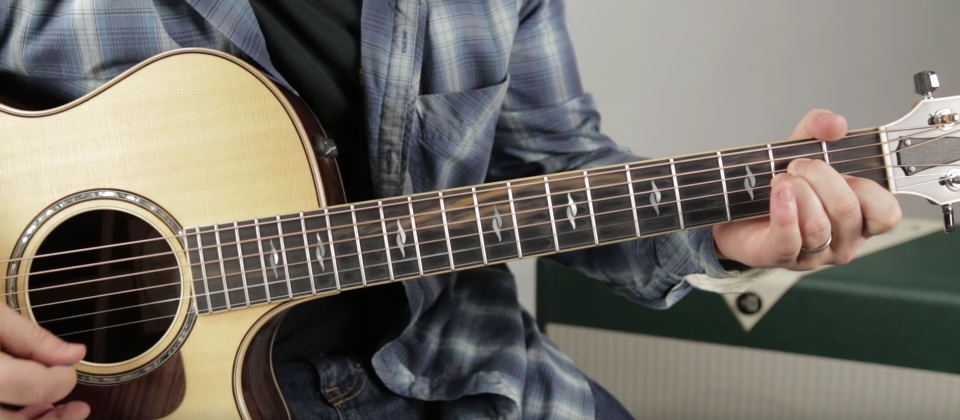
#> input picture guitar-fingering-recognition-master/pictures/chordAm.png, 1919 x 840 px (shown at 1/2 size); the run also reads 1 picture not shown here
$ python grid_detection_tests.py   (older library calls are emulated)
#> lines starting #> are read from the running program, lines starting #| are printed output that depends on the picture
#> the answer given: 1
### guitar-fingering-recognition-master/image.py
import os
import numpy as np
from matplotlib import pyplot as plt
import cv2


class Image:
    """
    This Image object was made at the beginning to simplify the code by packaging every common
    image processing treatment in a single object
    """
    def __init__(self, path=None, img=None):
        directory_path = "pictures"
        filename = "chordAm.png"
        self.image = cv2.imread(f'{directory_path}/{img}')
        if img is None:
            self.image = cv2.imread(os.path.join(directory_path, filename))
        elif path is None:
            self.image = img

        self.gray = cv2.cvtColor(self.image, cv2.COLOR_BGR2GRAY)

    def __str__(self):
        return self.image

    def set_image(self, img):
        self.image = img

    def set_gray(self, grayscale):
        self.gray = grayscale

    # [14 lines left out: functions print_cv2, print_plt, not called in this run]

    def edges_canny(self, min_val=100, max_val=200, aperture=3):
        return cv2.Canny(self.gray, min_val, max_val, aperture)

    def edges_laplacian(self, ksize=3):
        return cv2.Laplacian(self.gray, cv2.CV_8U, ksize)

    def edges_sobelx(self, ksize=3):
        return cv2.Sobel(self.gray, cv2.CV_8U, 1, 0, ksize)

    def edges_sobely(self, ksize=3):
        return cv2.Sobel(self.gray, cv2.CV_8U, 0, 1, ksize)

    def lines_hough_transform(self, edges, min_line_length, max_line_gap, threshold=15):
        lines = cv2.HoughLinesP(edges, 1, np.pi / 180, threshold, min_line_length, max_line_gap)
        return lines

### guitar-fingering-recognition-master/rotate_crop.py
import cv2
import numpy as np
from statistics import median
from math import inf
from image import Image
from functions import threshold, rotate

def rotate_neck_picture(image):
    """
    Rotates the picture so that the neck of the guitar is horizontal.
    Uses Hough transform to detect lines and calculates the median slope to determine the rotation angle.

    :param image: an Image object
    :return rotated_neck_picture: an Image object rotated according to the angle of the median slope detected in the input image
    """
    image_to_rotate = image.image

    edges = image.edges_sobely()
    edges = threshold(edges, 127)

    # Perform Hough Line Transform
    lines = image.lines_hough_transform(edges, 50, 50)  # TODO: Calibrate params automatically
    slopes = []

    # Calculate the slopes of detected lines
    for line in lines:
        for x1, y1, x2, y2 in line:
            try:
                slope = abs((y2 - y1) / (x2 - x1))
                slopes.append(slope)
            except ZeroDivisionError:
                continue

    # Calculate median slope and the rotation angle
    if slopes:
        median_slope = median(slopes)
        angle = np.degrees(np.arctan(median_slope))
        rotated_image = rotate(image_to_rotate, -angle)
    else:
        rotated_image = image_to_rotate

    return Image(img=rotated_image)


def crop_neck_picture(image):
    """
    Crops the picture to focus on the region of interest (i.e., the guitar neck).
    Detects horizontal lines and crops around the densest region.

    :param image: an Image object of the neck (rotated horizontally if necessary)
    :return cropped_neck_picture: an Image object cropped around the neck
    """
    image_to_crop = image.image

    edges = image.edges_sobely()
    edges = threshold(edges, 127)

    # Perform Hough Line Transform
    lines = image.lines_hough_transform(edges, 50, 50)  # TODO: Calibrate params automatically
    y_coords = []

    # Collect all y-coordinates of the detected lines
    for line in lines:
        for x1, y1, x2, y2 in line:
            y_coords.append(y1)
            y_coords.append(y2)

    # Sort y-coordinates and find the densest region
    if y_coords:
        y_sorted = sorted(y_coords)
        y_differences = [y_sorted[i + 1] - y_sorted[i] for i in range(len(y_sorted) - 1)]

        first_y = 0
        last_y = inf

        for i in range(len(y_differences)):
            if y_differences[i] == 0:
                last_y = y_sorted[i + 1]
                if first_y == 0:
                    first_y = y_sorted[i]

        cropped_image = image_to_crop[max(first_y - 10, 0):min(last_y + 10, image_to_crop.shape[0])]
    else:
        cropped_image = image_to_crop

    return Image(img=cropped_image)


# [13 lines left out: function resize_image, not called in this run]


# [2 lines that do not run on import are left out]

### guitar-fingering-recognition-master/functions.py
import cv2


def threshold(img, s):
    I = img
    I[I <= s] = 0
    I[I > s] = 255
    return I


def rotate(image, angle, center=None, scale=1.0):
    (h, w) = image.shape[:2]

    if center is None:
        center = (w / 2, h / 2)

    # Perform the rotation
    M = cv2.getRotationMatrix2D(center, angle, scale)
    rotated = cv2.warpAffine(image, M, (w, h))

    return rotated


# [9 lines left out: function remove_duplicates, not called in this run]

### guitar-fingering-recognition-master/grid_detection.py
from importlib_resources.readers import remove_duplicates
from strings import Strings
from rotate_crop import *
import cv2
import numpy as np
from collections import defaultdict


def string_detection(neck):
    """
    Detecting and separating strings into separate blocks by choosing numerous vertical slices in image
    We then look for a periodical pattern on each slice (ie strings detected), store points in between strings
    and connect them using a regression fitting function to separe each string
    :param neck: An Image object of the picture cropped around the horizontal neck
    :return strings, Image_string: either a string object which is a dict associating each string to a line
    (ie a tuple of points) delimiting the bottom of the string block // or directly an Image object with those
    lines displayed (illustration purpose)
    """
    height = len(neck.image)
    width = len(neck.image[0])
    neck_with_strings = np.zeros((height, width, 3), np.uint8)

    # 1. Detect strings with Hough transform and form an Image based on these
    edges = neck.edges_sobely()
    edges = threshold(edges, 127)

    lines = neck.lines_hough_transform(edges, 50, 20)  # TODO: Calibrate params automatically if possible
    size = len(lines)

    for x in range(size):
        for x1, y1, x2, y2 in lines[x]:
            cv2.line(neck_with_strings, (x1, y1), (x2, y2), (255, 255, 255), 2)

    neck_str = Image(img=neck_with_strings)
    neck_str_gray = neck_str.gray

    # 2. Slice image vertically at different points and calculate gaps between strings at these slices
    slices = {}
    nb_slices = int(width / 50)
    for i in range(nb_slices):
        slices[(i + 1) * nb_slices] = []  # slices dict is {x_pixel_of_slice : [y_pixels_where_line_detected]}

    for index_line, line in enumerate(neck_str_gray):
        for index_pixel, pixel in enumerate(line):
            if pixel == 255 and index_pixel in slices:
                slices[index_pixel].append(index_line)

    slices_differences = {}  # slices_differences dict is {x_pixel_of_slice : [gaps_between_detected_lines]}
    for k in slices.keys():
        temp = []
        n = 0
        slices[k] = list(sorted(slices[k]))
        for p in range(len(slices[k]) - 1):
            temp.append(slices[k][p + 1] - slices[k][p])
            if slices[k][p + 1] - slices[k][p] > 1:
                n += 1
        slices_differences[k] = temp

    points = []
    points_dict = {}
    for j in slices_differences.keys():
        gaps = [g for g in slices_differences[j] if g > 1]
        points_dict[j] = []

        if len(gaps) > 3:
            median_gap = median(gaps)
            for index, diff in enumerate(slices_differences[j]):
                if abs(diff - median_gap) < 4:
                    points_dict[j].append((j, slices[j][index] + int(median_gap / 2)))
                elif abs(diff / 2 - median_gap) < 4:
                    points_dict[j].append((j, slices[j][index] + int(median_gap / 2)))
                    points_dict[j].append((j, slices[j][index] + int(3 * median_gap / 2)))

        points.extend(points_dict[j])

    '''for p in points:
        print(p)
        cv2.circle(neck.image, p, 3, (0, 255, 0), -1)
    plt.imshow(cv2.cvtColor(neck.image, cv2.COLOR_BGR2RGB))
    plt.show()'''

    points_divided = [[] for i in range(5)]
    for s in points_dict.keys():
        for i in range(5):
            try:
                # cv2.circle(neck.image, points_dict[s][i], 3, (255, 0, 0), -1)
                points_divided[i].append(points_dict[s][i])
            except IndexError:
                pass

    # 3. Use fitLine function to form lines separating each string

    tuning = ["E", "A", "D", "G", "B", "E6"]
    strings = Strings(tuning)

    for i in range(5):
        cnt = np.array(points_divided[i])
        [vx, vy, x, y] = cv2.fitLine(cnt, cv2.DIST_L12, 0, 0.01, 0.01)  # best distType found was DIST_L12

        left_extreme = int((-x * vy / vx) + y)
        right_extreme = int(((width - x) * vy / vx) + y)

        strings.separating_lines[tuning[i]] = [(width - 1, right_extreme), (0, left_extreme)]

        cv2.line(neck.image, (width - 1, right_extreme), (0, left_extreme), (0, 0, 255), 2)

    return strings, Image(img=neck.image)


# [83 lines left out: function fret_detection, not called in this run]


# [2 lines that do not run on import are left out]

### guitar-fingering-recognition-master/strings.py


class Strings:
    """
    This Strings object was made to store data from strings separation and use it later
    when comparing fingertips position
    """
    def __init__(self, tuning):
        self.tuning = tuning
        self.separating_lines = {}

    def __str__(self):
        return str(self.separating_lines)

### guitar-fingering-recognition-master/grid_detection_tests.py
import os
import time
from matplotlib import pyplot as plt
from image import Image
from rotate_crop import rotate_neck_picture, crop_neck_picture
from grid_detection import string_detection, fret_detection
import cv2

def process_images(detection_function):
    """
    General function to process images and apply a given detection function.

    :param detection_function: A function that applies a specific detection algorithm to the image
    """
    image_dir = 'pictures'
    image_files = os.listdir(image_dir)
    num_images = len(image_files)
    num_subplots = num_images * 2
    num_rows = (num_subplots + 1) // 2
    num_cols = 2

    plt.figure(figsize=(10, num_rows * 5))

    for idx, filename in enumerate(image_files):
        try:
            print(f"File found: {filename} - Processing...")
            start_time = time.time()
            chord_image = Image(path=image_dir, img=filename)
            rotated_image = rotate_neck_picture(chord_image)
            cropped_image = crop_neck_picture(rotated_image)
            detection_result = detection_function(cropped_image)

            plt.subplot(num_rows, num_cols, 2 * idx + 1)
            plt.imshow(cv2.cvtColor(chord_image.image, cv2.COLOR_BGR2RGB))
            plt.title(f"Original: {filename}")

            plt.subplot(num_rows, num_cols, 2 * idx + 2)
            plt.imshow(cv2.cvtColor(detection_result.image, cv2.COLOR_BGR2RGB))
            plt.title(f"Processed: {filename}")

            print(f"Done - Time elapsed: {round(time.time() - start_time, 2)} seconds")
        except Exception as e:
            print(f"Error processing file {filename}: {e}")
#> this loop made 3 passes
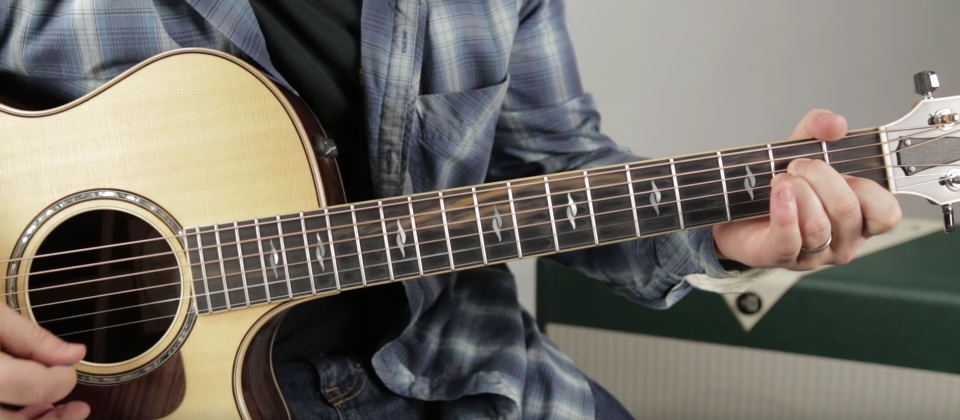
#> input picture guitar-fingering-recognition-master/pictures/chordAm.png, 1919 x 840 px (shown at 1/2 size)
#> pass 1, in __init__, `self.gray = cv2.cvtColor(self.image, cv2.COLOR_BGR2GRAY)`:
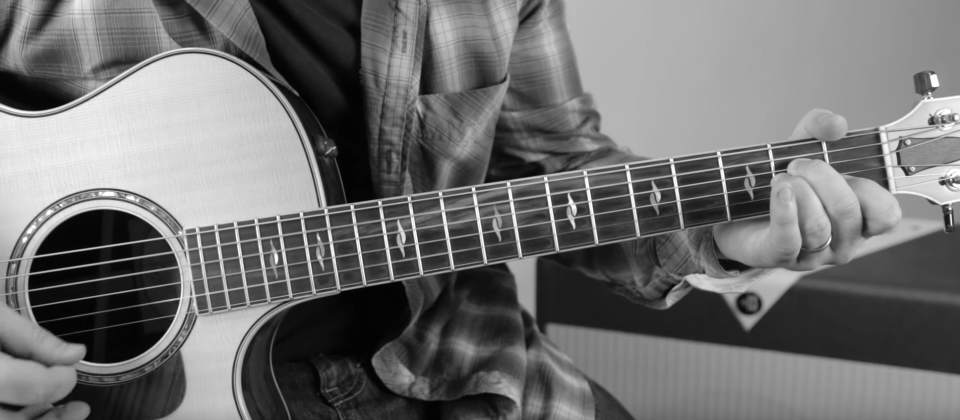
#> self.gray: shape (840, 1919) (shown at 1/2 size); min 0, max 255, mean 111.6
#> pass 1, in rotate_neck_picture, `edges = threshold(edges, 127)`:
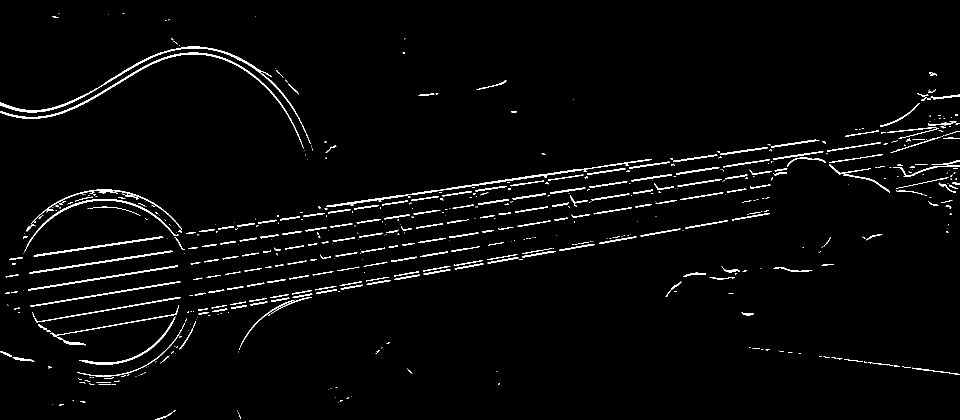
#> edges: shape (840, 1919) (shown at 1/2 size); 2.5% white in thin lines or dots
#> pass 1, in rotate, `rotated = cv2.warpAffine(image, M, (w, h))`:
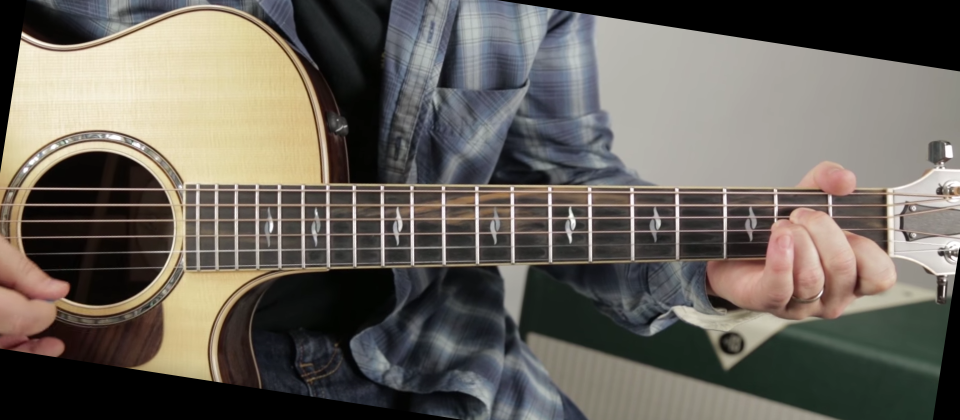
#> rotated: shape (840, 1919, 3) (shown at 1/2 size); mean B, G, R 92.4, 100, 104.9
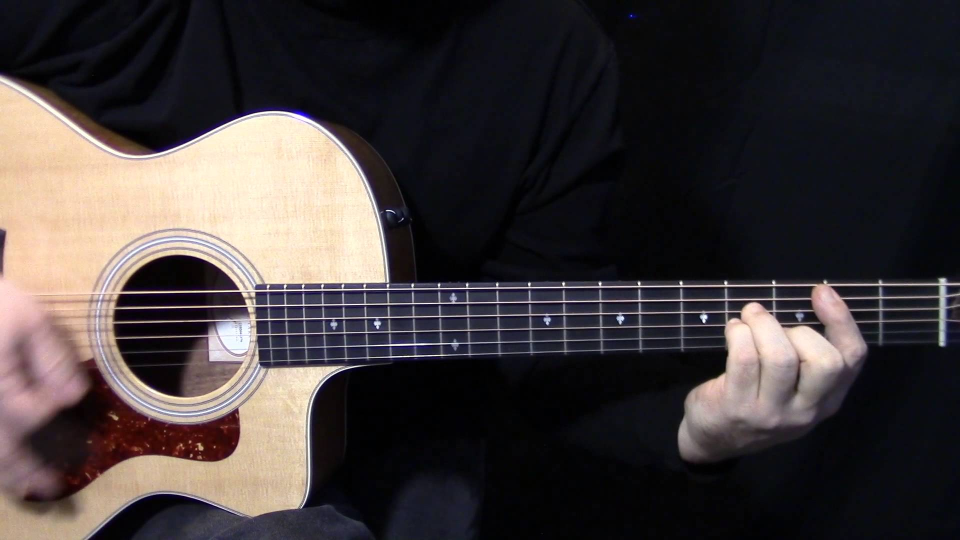
#> input picture guitar-fingering-recognition-master/pictures/chordBm.jpg, 1920 x 1080 px (shown at 1/2 size)
#> after the loop:
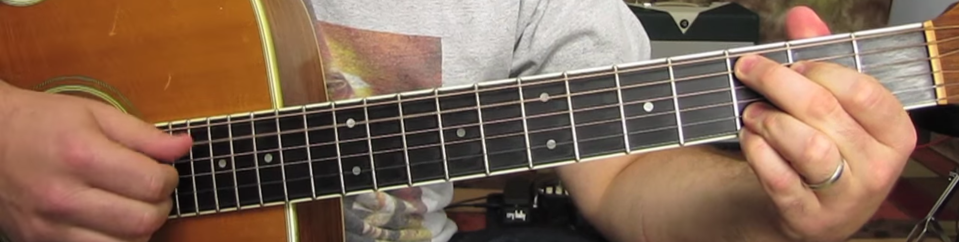
#> chord_image.image: shape (484, 1918, 3) (shown at 1/2 size); mean B, G, R 83.9, 103, 131.6
#> after the loop:
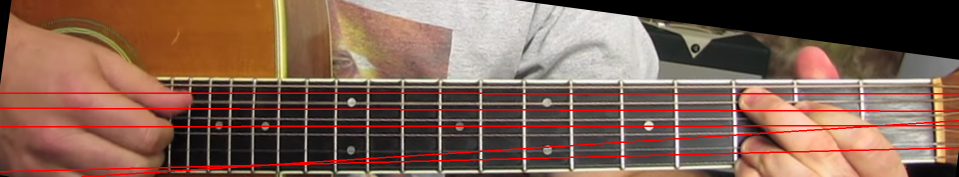
#> detection_result.image: shape (353, 1918, 3) (shown at 1/2 size); mean B, G, R 81.9, 96.7, 129.5

    plt.tight_layout()
    plt.show()
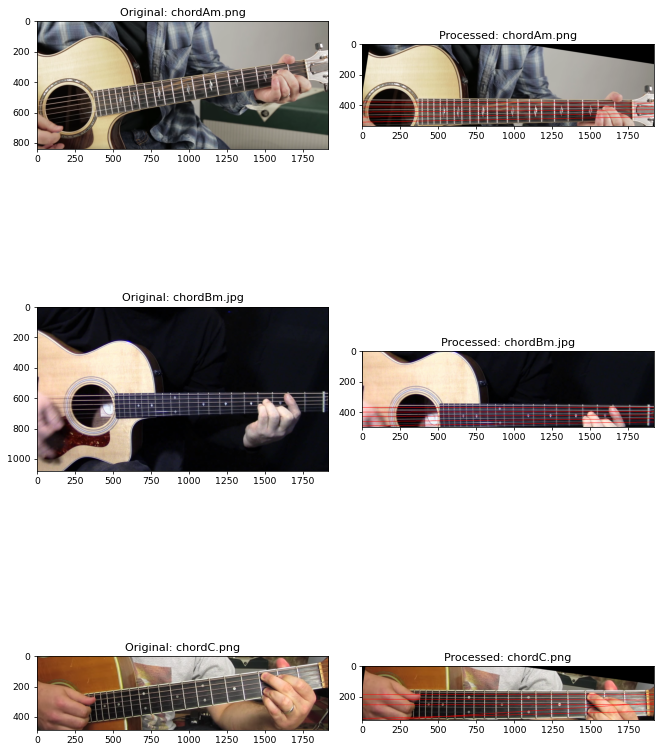
#> figure drawn by matplotlib, 6 panels

def string_detection_tests():
    """
    Runs tests for string detection on images in the specified directory.
    """
    process_images(lambda img: string_detection(img)[1])

def fret_detection_tests():
    """
    Runs tests for fret detection on images in the specified directory.
    """
    process_images(fret_detection)

def grid_detection_tests():
    """
    Runs tests for detecting both strings and frets on images in the specified directory.
    """
    def detect_grid(cropped_image):
        neck_strings = string_detection(cropped_image)[0]
        neck_fret = fret_detection(cropped_image)
        for string, pts in neck_strings.separating_lines.items():
            cv2.line(neck_fret.image, pts[0], pts[1], (127, 0, 255), 2)
        return neck_fret

    process_images(detect_grid)

if __name__ == "__main__":
    print("What would you like to detect? \n\t1 - Strings \n\t2 - Frets \n\t3 - Strings and frets")
    choice = input("[1/2/3] > ")
    if choice == "1":
        print("Detecting strings...")
        string_detection_tests()
    elif choice == "2":
        print("Detecting frets...")
        fret_detection_tests()
    elif choice == "3":
        print("Detecting whole grid...")
        grid_detection_tests()
    else:
        print("Command not defined - Aborted.")
